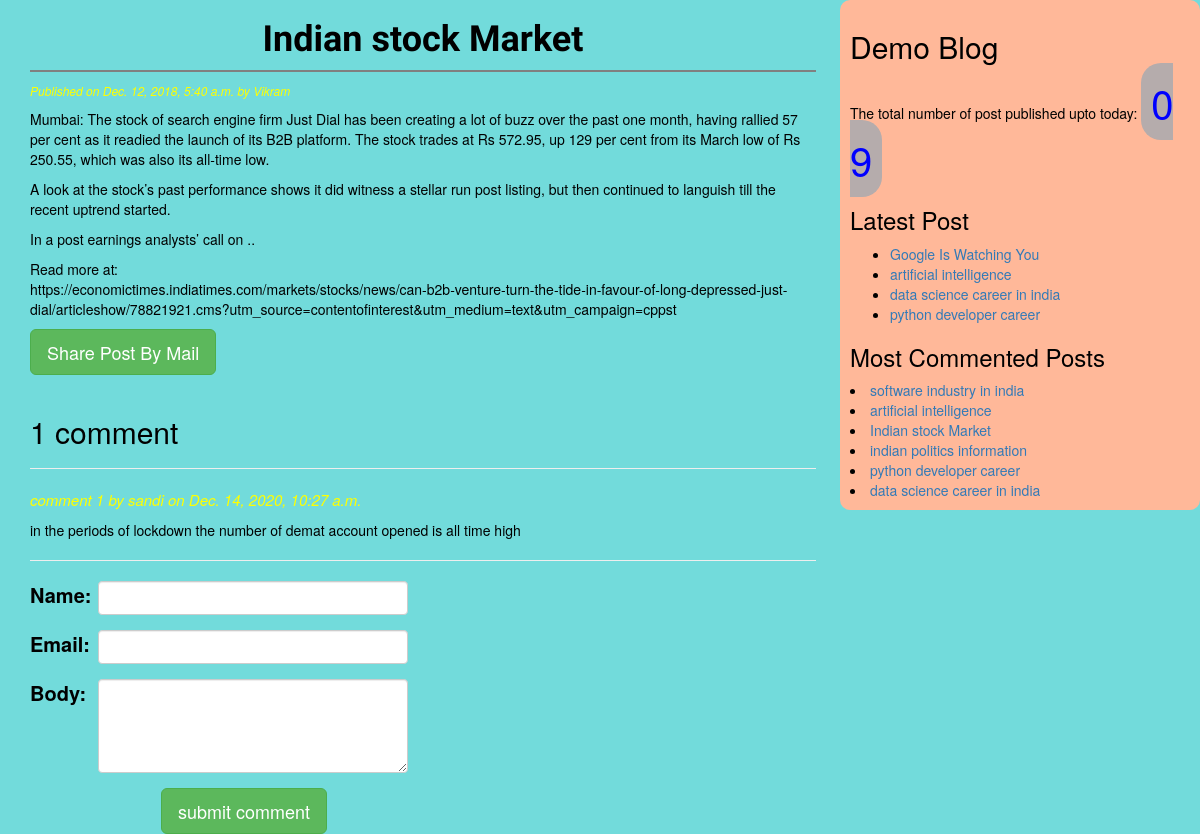
Screenshot of /2018/12/12/indian-stock-market/ with the database file from the repository.
### blog/models.py (models this page shows, shortened)
class Post(models.Model):
    STATUS_CHOICES=(('draft','Draft'),('published','Published'))
    title=models.CharField(max_length=256)
    slug=models.SlugField(max_length=256,unique_for_date='publish')
    author=models.ForeignKey(User,on_delete=models.CASCADE,related_name='blog_posts')
    body=models.TextField()
    publish=models.DateTimeField(default=timezone.now)
    created=models.DateTimeField(auto_now_add=True)
    updated=models.DateTimeField(auto_now=True)
    status=models.CharField(max_length=10,choices=STATUS_CHOICES,default='draft')
    objects=CustomManager()
    tags=TaggableManager()
    class Meta:
        ordering=('-publish',)
    def get_absolute_url(self):
        return reverse('post_detail',
                            args=[self.publish.year,
                            self.publish.strftime('%m'),
                            self.publish.strftime('%d'),
                            self.slug])

class Comment(models.Model):
    post=models.ForeignKey(Post,on_delete=models.CASCADE,related_name='comments')
    name=models.CharField(max_length=50)
    email=models.EmailField()
    body=models.TextField()
    created=models.DateTimeField(auto_now_add=True)
    updated=models.DateTimeField(auto_now=True)
    active=models.BooleanField(default=True)
    class Meta:
        ordering=('-created',)

### blog/views.py (the view)
# urls.py: path('<int:year>/<int:month>/<int:day>/<str:post>/',views.post_detail_view,name='post_detail'),
def post_detail_view(request,year,month,day,post):
    post=get_object_or_404(Post,slug=post,
                            status='published',
                            publish__year=year,
                            publish__month=month,
                            publish__day=day)
    from blog.models import Comment
    from blog.forms import CommentForm
    comments=post.comments.filter(active=True)
    csubmit=False
    if request.method=='POST':
        form=CommentForm(request.POST)
        if form.is_valid():
            new_comment=form.save(commit=False)
            new_comment.post=post
            new_comment.save()
            csubmit=True
    else:
        form=CommentForm()
    return render(request,'blog/post_detail.html',{'post':post,'form':form,'csubmit':csubmit,'comments':comments})

### blog/forms.py
class CommentForm(forms.ModelForm):
    class Meta:
        model=Comment
        fields=('name','email','body')

### blog/models.py (called while the page is built)
    def get_queryset(self):
        return super().get_queryset().filter(status='published')

### blog/templatetags/blog_tags.py (called while the page is built)
@register.simple_tag
def total_posts():
    return Post.objects.count()

@register.inclusion_tag('blog/latest_post123.html')
def show_latest_post(count=3):
    lastest_posts=Post.objects.order_by('-publish')[0:count]
    return {'lastest_posts':lastest_posts}

@register.simple_tag
def get_most_commented_posts(count=5):
    return Post.objects.annotate(total_comments=Count('comments')).order_by('-total_comments')[:count]

### templates/blog/post_detail.html (shortened to what this page needs)
<!DOCTYPE html>
{% extends 'blog/base.html' %}
{% block body %}
  <h1>{{post.title}}</h1>
  <p id="date">Published on {{post.publish}} by {{post.author|title}} </p>
  {{post.body|linebreaks}}
  <a href="/{{post.id}}/share" class="btn btn-success btn-lg">Share Post By Mail</a><br><br>
  {% with comments.count as comment_count %}
  <h2>{{comments.count}} comment{{comment_count|pluralize}}</h2><hr>
    {%endwith%}
  {%if comments%}
 {% for comment in comments %}
 <div id='ch'>
   <p>comment {{forloop.counter}} by {{comment.name}} on {{comment.created}}</p>
 </div>
 <div class="cb">
  {{comment.body|linebreaks}}
</div><hr>
{%endfor%}
{%else%}
<h2>There is no comments yet!!!</h2>
{%endif%}
{%if csubmit%}
<h2>your comment added successfully</h2>
{%else%}
<form method="POST" class="post-form" action="">
<div class="form-group row">
  <label class="col-sm-1 col-form-label">Name:</label>
  <div class="col-sm-5">
    <input type="text" name="name" class="form-control">
  </div>
</div>
<div class="form-group row">
  <label class="col-sm-1 col-form-label">Email:</label>
  <div class="col-sm-5">
    <input type="email" name="email" class="form-control">
  </div>
</div>
<div class="form-group row">
  <label class="col-sm-1 col-form-label" for="inputEmail3" >Body:</label>
  <div class="col-sm-5">
    <textarea id="inputEmail3" name="body" rows="4" cols="50" class="form-control" ></textarea>
  </div>
</div>
  <div>
    <label class="col-sm-2 col-form-label"></label>
    <input type="submit" name="" value="submit comment" class="btn btn-success btn-lg">
  </div>
</form>
{%endif%}
{% endblock %}

### templates/blog/base.html (shortened to what this page needs)
<!DOCTYPE html>
{% load static %}
{% load blog_tags %}
<html lang="en" dir="ltr">
  <head>
    <link rel="stylesheet" href="https://stackpath.bootstrapcdn.com/bootstrap/3.4.1/css/bootstrap.min.css">
    <link rel="stylesheet" href="{% static "css/blog.css" %}">
  </head>
  <body>
    <div class="content">
      {% block body %}{% endblock %}
    </div>
    <div class="sidebar">
      <h2>Demo Blog</h2>
      <p>The total number of post published upto today: <span  id='pcount'>0 {%total_posts%}</span> </p>
      <h3>Latest Post</h3>{%show_latest_post 4 %}
      <h3>Most Commented Posts</h3>
      {%get_most_commented_posts 6 as most_commented_post %}
      {%for post in most_commented_post%}
      <li><a href="{{post.get_absolute_url}}">{{post.title}}</a></li>
      {%endfor%}
    </div>
  </body>
</html>

### templates/blog/latest_post123.html
<ul>
  {%for post in lastest_posts%}
  <li><a href="{{post.get_absolute_url}}">{{post.title}}</a></li>
  {%endfor%}
</ul>

### static/css/blog.css (style rules this page uses)
.content { width:68%; float: left; padding:0 0 0 30px; }
.sidebar { width:30%; float:right; padding:10px; background:#FFB899; border-radius: 10px; }
body { background:#72DBDB; color:black; }
#date { color:yellow; font-style:italic; font-size:12px; }
h1 { text-align:center; border-bottom: 2px solid grey; font-weight:bold; color:black; padding:0 0 10px 0; font-family: 'Texturina', serif; }
h2 { color:black; }
label { font-size: 20px; }
#ch { color:yellow; font-style:italic; font-size:15px; }
#pcount { font-size:40px; color: blue; border: 2px solid inherit; border-radius: 20px; background-color:#b5acac; padding:10px; }

### rows the page displays
Post: title "Indian stock Market", publish "Dec. 12, 2018, 5:40 a.m.", author "Vikram", body "Mumbai: The stock of search engine firm Just Dial has been creating a lot of buzz over the past one month, having rallied 57 per cent as it readied the launch of its B2B platform. The stock trades at Rs 572.95, up 129 per cent from its March low of Rs 250.55, which was also its all-time low. A look at the stock’s past performance shows it did witness a stellar run post listing, but then continued to languish till the recent uptrend started. In a post earnings analysts’ call on .. Read more at:…"
Comment: name "sandi", created "Dec. 14, 2020, 10:27 a.m.", body "in the periods of lockdown the number of demat account opened is all time high"
Post: title "Google Is Watching You"
Post: title "artificial intelligence"
Post: title "data science career in india"
Post: title "python developer career"
Post: title "software industry in india"
Post: title "indian politics information"

### other values shown
{{ comments.count }} "1"
